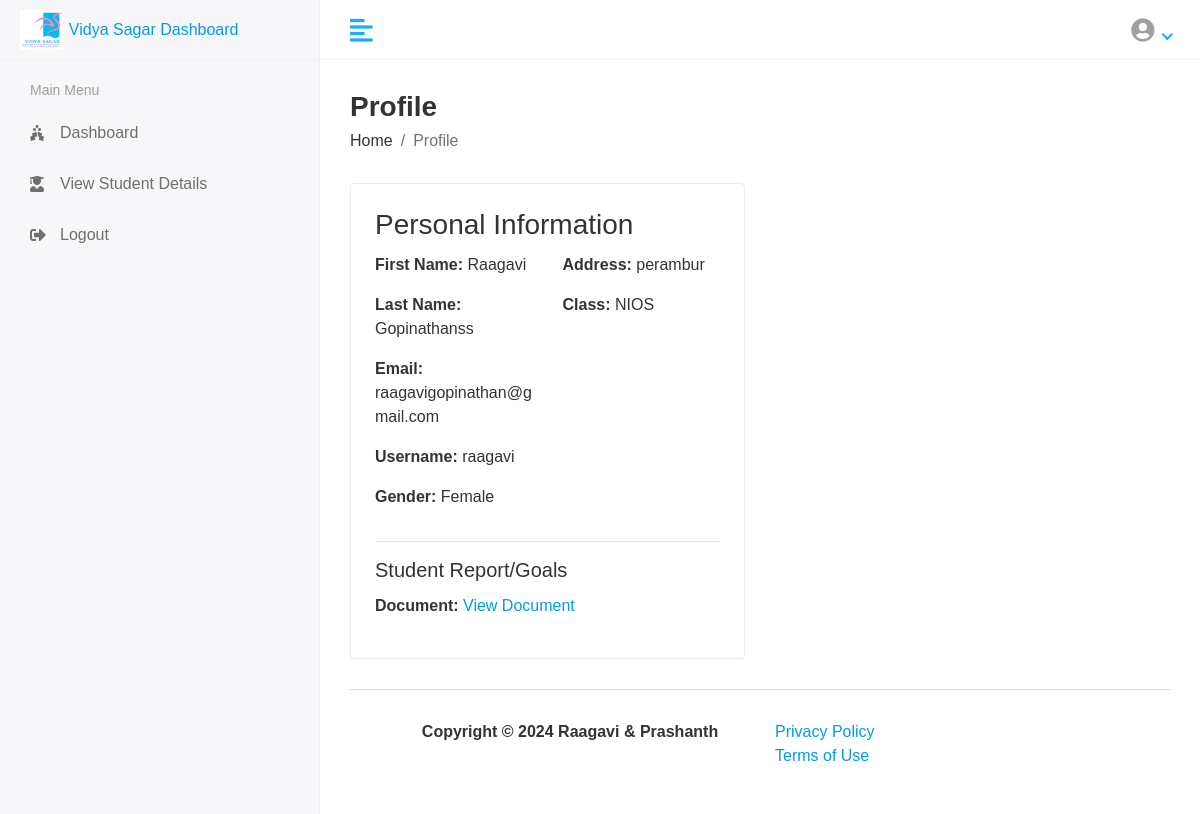
The app's page /student/profile (signed in) with its own data.
### app/models.py (models this page shows, shortened)
class customuser(AbstractUser):
    USER_TYPES = (
        ('1', 'ADMIN'),
        ('2', 'STAFF'),
        ('3', 'STUDENT'),
    )
    user_type = models.CharField(choices=USER_TYPES, max_length=50, default='3')
    profile_pic = models.ImageField(upload_to='media/profile_pic', blank=True, null=True)
    student_details_link = models.URLField(max_length=200, null=True, blank=True)
    department = models.CharField(max_length=100, blank=True, null=True)

class Student(models.Model):
    admin = models. OneToOneField(customuser,on_delete=models.CASCADE)
    address = models.TextField()
    gender = models.CharField(max_length=100)
    course_id = models.ForeignKey(Course,on_delete = models.DO_NOTHING)
    created_at = models.DateTimeField(auto_now_add=True)
    updated_at = models.DateTimeField(auto_now=True)

class Course(models.Model):
    name = models.CharField(max_length=100)
    created_at = models.DateTimeField(auto_now_add=True)
    updated_at = models.DateTimeField(auto_now=True)

### vidyasagar_student_mgmt/student_views.py (the view)
# urls.py: path('student/profile', student_views.student_profile, name='student_profile'),
@login_required(login_url='/')
def student_profile(request):
    user = customuser.objects.get(id=request.user.id)
    student = Student.objects.get(admin=user)
    context = {
        "user": user,
        "student": student,
    }
    return render(request, 'Student/profile.html', context)

### templates/Student/profile.html
{% extends 'base.html' %}
{% block content %}
<div class="content container-fluid">
   <div class="page-header">
      <div class="row">
         <div class="col-sm-12">
            <h3 class="page-title">Profile</h3>
            <ul class="breadcrumb">
               <li class="breadcrumb-item"><a href="{% url 'student_home' %}">Home</a></li>
               <li class="breadcrumb-item active">Profile</li>
            </ul>
         </div>
      </div>
   </div>
   <div class="row">
      <div class="col-md-6">
         <div class="card">
            <div class="card-body">
               <b><h3 class="card-title">Personal Information</h3></b>
               <div class="row">
                  <div class="col-md-6">
                     <p><strong>First Name:</strong> {{ user.first_name }}</p>
                     <p><strong>Last Name:</strong> {{ user.last_name }}</p>
                     <p><strong>Email:</strong> {{ user.email }}</p>
                     <p><strong>Username:</strong> {{ user.username }}</p>
                     <p><strong>Gender:</strong> {{ student.gender }}</p>
                  </div>
                  <div class="col-md-6">
                     <p><strong>Address:</strong> {{ student.address }}</p>
                     <p><strong>Class:</strong> {{ student.course_id.name }}</p>
                  </div>
               </div>
               <hr>
               <h5 class="card-title">Student Report/Goals</h5>
               <p><strong>Document:</strong> <a href="{{ user.student_details_link }}" target="_blank">View Document</a></p>
            </div>
         </div>
      </div>
</div>
{% endblock %}

### static/assets/css/style.css (style rules this page uses)
html { height: 100%; }
body { background-color: #fff; color: #333; font-family: 'Poppins', sans-serif; font-size: 1rem; height: 100%; line-height: 1.5; overflow-x: hidden; }
h1, h2, h3, h4, h5, h6 { font-family: 'Poppins', sans-serif; margin-top: 0; }
a { color: #009ce7; }
input, button, a { transition: all 0.4s ease; -moz-transition: all 0.4s ease; -o-transition: all 0.4s ease; -ms-transition: all 0.4s ease; -webkit-transition: all 0.4s ease; }
ul, ol { padding: 0px; list-style: none; }
.card { border: 1px solid #ececf5; box-shadow: 0 1px 3px 0 rgba(0, 0, 0, 0.03); margin-bottom: 1.875rem; }
.card-body { padding: 1.5rem; }
.page-wrapper > .content { padding: 1.875rem 1.875rem 0; }
.page-header { margin-bottom: 1.875rem; }
.page-header .breadcrumb { background-color: transparent; color: #6c757d; font-size: 1rem; font-weight: 500; margin-bottom: 0; padding: 0; }
.page-header .breadcrumb a { color: #333; }
.page-title { font-size: 28px; font-weight: 600; color: #333; margin-bottom: 5px; }

### records on screen
customuser: first_name "Raagavi", last_name "Gopinathanss", email "raagavigopinathan@gmail.com", username "raagavi"
Student: gender "Female", address "perambur", course_id.name "NIOS"
